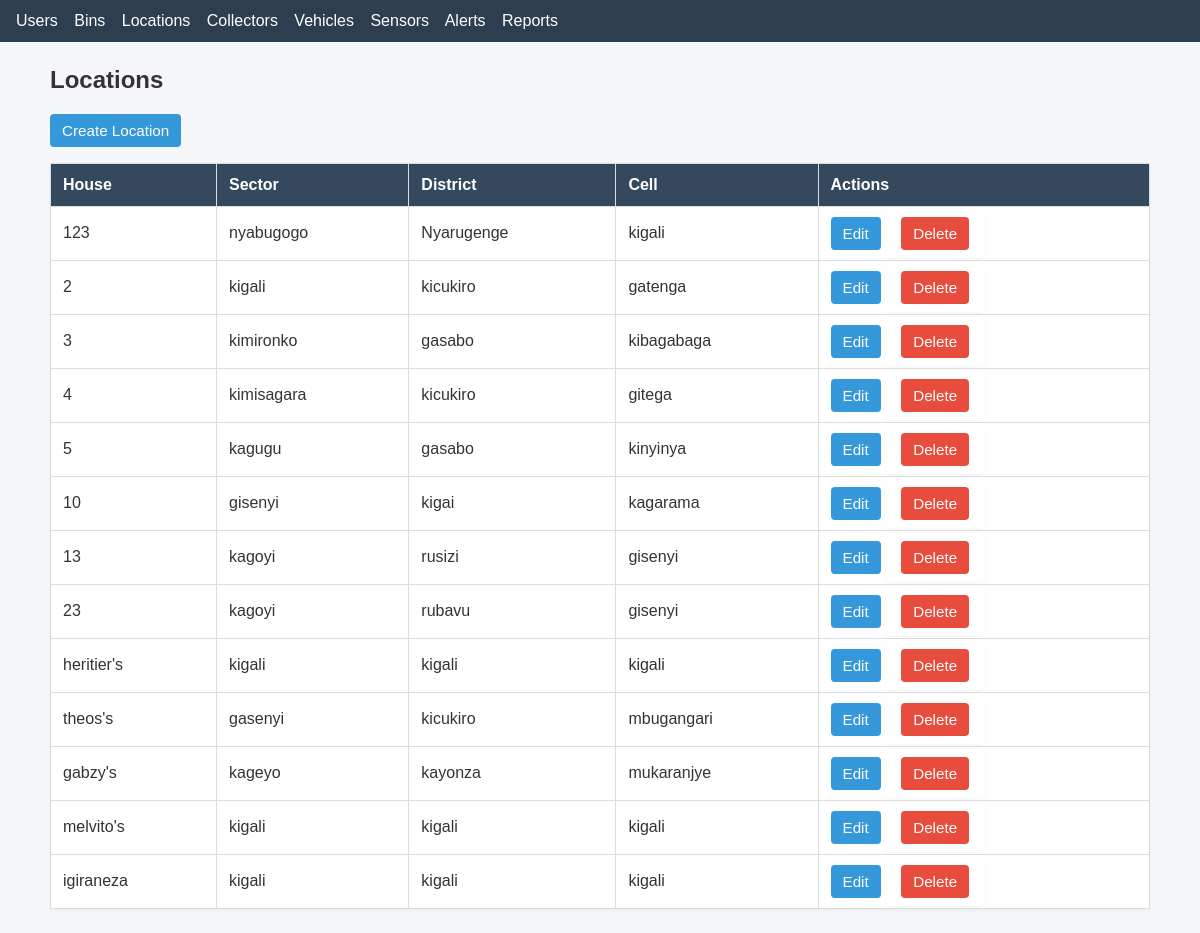
The page /locations/ on the database as committed earlier.
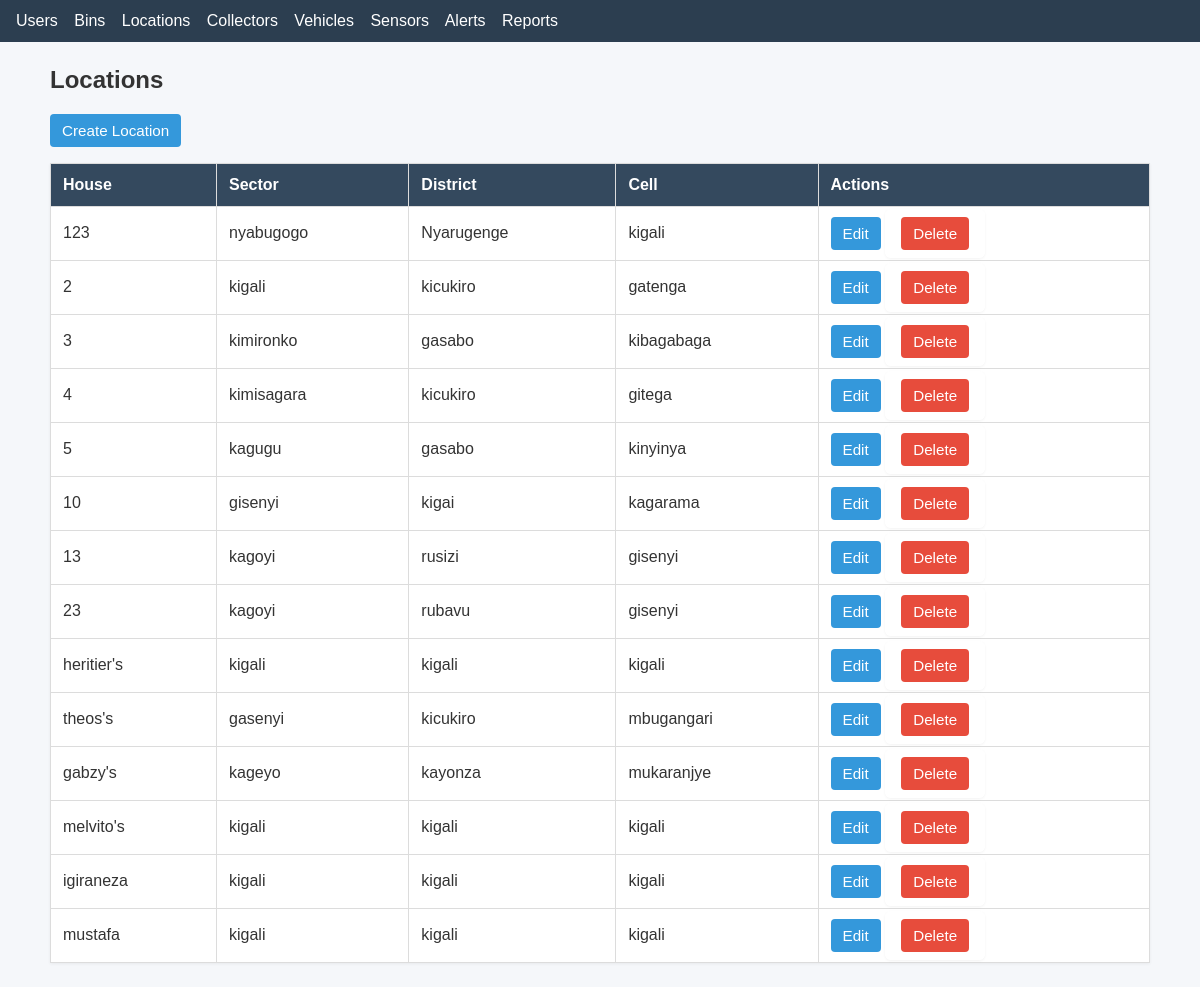
The same page on the database as committed later.
### stwms/models.py (models this page shows, shortened)
class Location(models.Model):
    house= models.CharField(max_length=10, primary_key=True)
    sector = models.CharField(max_length=20)
    district = models.CharField(max_length=20)
    cell = models.CharField(max_length=20)

### stwms/views.py (the view)
# urls.py: path('locations/', views.location_list, name='location_list'),
def location_list(request):
    locations = Location.objects.all()
    return render(request, "location/location_list.html", {"locations": locations})

### stwms/templates/location/location_list.html
{% extends "base.html" %}
{% block content %}
<h2>Locations</h2>
<p><a class="btn" href="{% url 'stwms:location_create' %}">Create Location</a></p>
<table>
    <thead>
        <tr><th>House</th><th>Sector</th><th>District</th><th>Cell</th><th>Actions</th></tr>
    </thead>
    <tbody>
    {% for location in locations %}
        <tr>
            <td>{{ location.house }}</td>
            <td>{{ location.sector }}</td>
            <td>{{ location.district }}</td>
            <td>{{ location.cell }}</td>
            <td>
                <a class="btn" href="{% url 'stwms:location_update' location.pk %}">Edit</a>
                <form style="display:inline" method="post" action="{% url 'stwms:location_delete' location.pk %}">{% csrf_token %}
                    <button class="btn btn-danger" type="submit">Delete</button>
                </form>
            </td>
        </tr>
    {% empty %}
        <tr><td colspan="5">No locations yet.</td></tr>
    {% endfor %}
    </tbody>
</table>
{% endblock %}

### stwms/templates/base.html (shortened to what this page needs)
<!DOCTYPE html>
<html lang="en">
<head>
    {% load static %}
    <link rel="stylesheet" href="{% static 'styles.css' %}">
</head>
<body>
<nav>
    <a href="{% url 'stwms:users_list' %}">Users</a>
    <a href="{% url 'stwms:bin_list' %}">Bins</a>
    <a href="{% url 'stwms:location_list' %}">Locations</a>
    <a href="{% url 'stwms:collector_list' %}">Collectors</a>
    <a href="{% url 'stwms:vehicle_list' %}">Vehicles</a>
    <a href="{% url 'stwms:sensor_list' %}">Sensors</a>
    <a href="{% url 'stwms:alert_list' %}">Alerts</a>
    <a href="{% url 'stwms:report_list' %}">Reports</a>
</nav>
<div class="content">
    {% block content %}
    {% endblock %}
</div>
</body>
</html>

### static/styles.css (style rules this page uses)
body { font-family: Arial, Helvetica, sans-serif; background: #f5f7fa; color: #333; margin: 0; padding: 0; }
nav { background: #2c3e50; padding: 12px 16px; }
nav a { color: #fff; text-decoration: none; margin-right: 12px; }
.content { max-width: 1100px; margin: 24px auto; padding: 0 16px; }
table { width: 100%; border-collapse: collapse; background: #fff; margin-top: 12px; box-shadow: 0 1px 3px rgba(0,0,0,0.06); }
thead th { background: #34495e; color: #fff; text-align: left; padding: 12px; border: 1px solid #dcdcdc; }
tbody td { padding: 10px 12px; border: 1px solid #dcdcdc; vertical-align: middle; }
.btn { display: inline-block; padding: 8px 12px; background: #3498db; color: #fff; text-decoration: none; border-radius: 4px; border: none; cursor: pointer; font-size: 0.95rem; }
.btn-danger { background: #e74c3c; }
form { background: #fff; padding: 16px; border-radius: 6px; box-shadow: 0 1px 3px rgba(0,0,0,0.05); }

Rows that differ between the two databases and show on the page:
added Location: house "mustafa", sector "kigali", district "kigali", cell "kigali"
